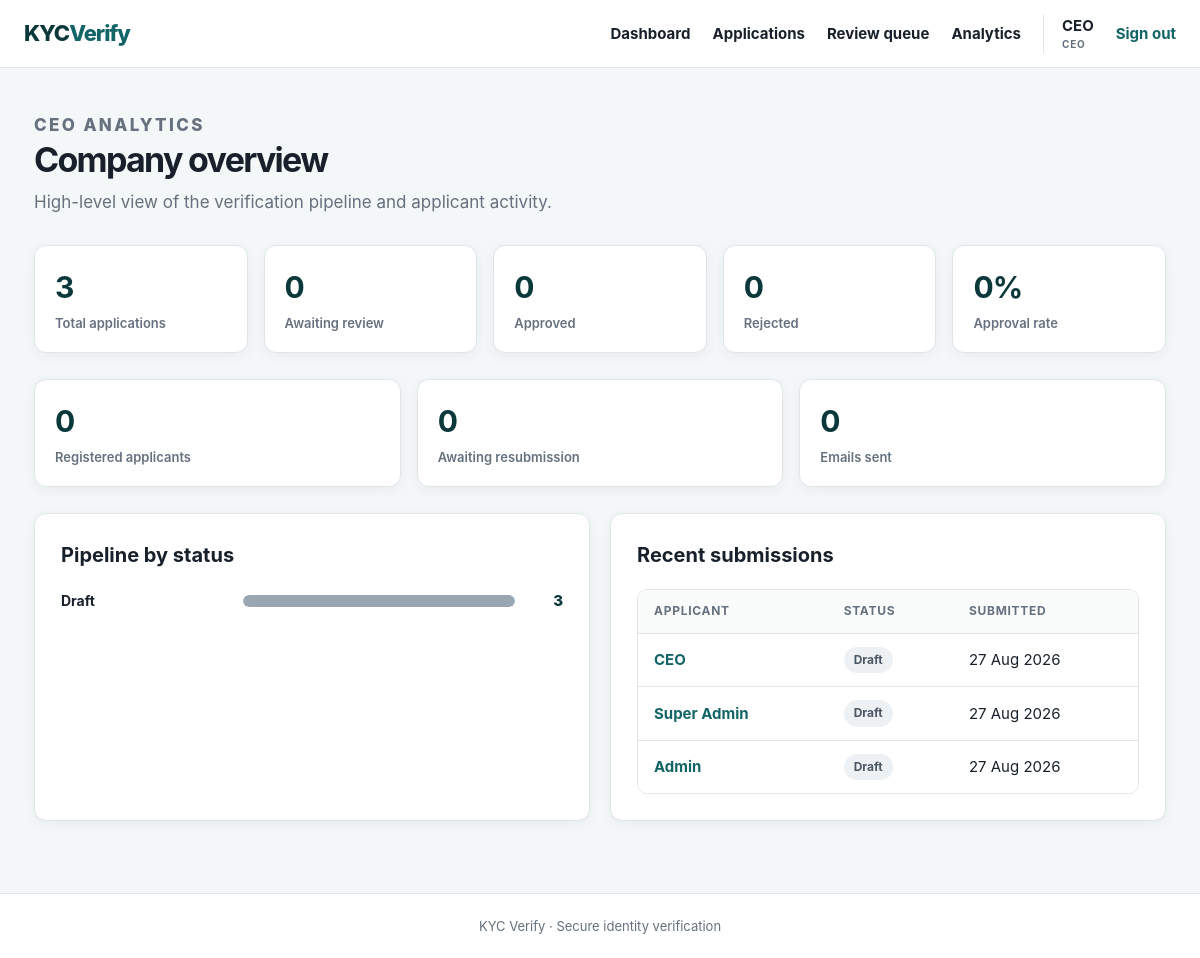
/?page=ceo (signed in), run on the app's committed database.
### tables this page shows
CREATE TABLE applications (
    id INT UNSIGNED AUTO_INCREMENT PRIMARY KEY,
    applicant_id INT UNSIGNED NOT NULL,
    reviewer_id INT UNSIGNED NULL,
    status ENUM(
        'DRAFT',
        'SUBMITTED',
        'UNDER_REVIEW',
        'APPROVED',
        'REJECTED',
        'RESUBMISSION_REQUESTED'
    ) NOT NULL DEFAULT 'DRAFT',
    full_name VARCHAR(160) NULL,
    date_of_birth DATE NULL,
    nationality VARCHAR(100) NULL,
    id_type VARCHAR(60) NULL,
    id_number VARCHAR(100) NULL,
    id_issue_date DATE NULL,
    issuing_district VARCHAR(100) NULL,
    review_notes TEXT NULL,
    reviewed_at DATETIME NULL,
    created_at TIMESTAMP NOT NULL DEFAULT CURRENT_TIMESTAMP,
    updated_at TIMESTAMP NOT NULL DEFAULT CURRENT_TIMESTAMP ON UPDATE CURRENT_TIMESTAMP,
    CONSTRAINT fk_applicant FOREIGN KEY (applicant_id) REFERENCES users (id) ON DELETE CASCADE,
    CONSTRAINT fk_reviewer FOREIGN KEY (reviewer_id) REFERENCES users (id) ON DELETE SET NULL,
    INDEX idx_status (status),
    INDEX idx_applicant (applicant_id),
    INDEX idx_updated (updated_at),
    INDEX idx_created (created_at)
);

CREATE TABLE users (
    id INT UNSIGNED AUTO_INCREMENT PRIMARY KEY,
    username VARCHAR(120) NOT NULL,
    email VARCHAR(190) NOT NULL UNIQUE,
    password_hash VARCHAR(255) NOT NULL,
    created_at TIMESTAMP NOT NULL DEFAULT CURRENT_TIMESTAMP
);

### index.php (called while the page is built, shortened)
<?php
require_once __DIR__ . '/functions.php';
require_once __DIR__ . '/layout.php';
$u    = user();
$page = $_GET['page'] ?? ($u ? 'dashboard' : 'login');
require __DIR__ . '/pages/' . $page . '.php';

### database.php (called while the page is built, shortened)
<?php
function db(): PDO {
    static $pdo = null;
    if ($pdo === null) {
        $pdo = new PDO('mysql:host=' . DB_HOST . ';dbname=' . DB_NAME . ';charset=utf8mb4', DB_USER, DB_PASS, [
            PDO::ATTR_ERRMODE => PDO::ERRMODE_EXCEPTION,
            PDO::ATTR_DEFAULT_FETCH_MODE => PDO::FETCH_ASSOC,
            PDO::ATTR_EMULATE_PREPARES => false,
        ]);
    }
    return $pdo;
}

### pages/ceo.php (the view, shortened to what this page needs)
<?php
$counts    = application_status_counts();
$total     = $counts['total'];
$byStatus  = $counts['by_status'];
$submitted = $byStatus['SUBMITTED'];
$underReview = $byStatus['UNDER_REVIEW'];
$approved  = $byStatus['APPROVED'];
$rejected  = $byStatus['REJECTED'];
$resubmits = $byStatus['RESUBMISSION_REQUESTED'];
$pending   = $submitted + $underReview;
$approvalRate = $total > 0 ? round($approved / $total * 100) : 0;
$applicants   = (int) db()->query("SELECT COUNT(*) FROM user_roles WHERE role = 'APPLICANT'")->fetchColumn();
$emails       = email_status_counts();
$emailsSent   = $emails['sent'];
?>
<div class="hero compact">
    <div>
        <p class="eyebrow">CEO ANALYTICS</p>
        <h1>Company overview</h1>
        <p>High-level view of the verification pipeline and applicant activity.</p>
    </div>
</div>
<div class="stats">
    <div class="stat"><strong><?= $total ?></strong><span>Total applications</span></div>
    <div class="stat"><strong><?= $pending ?></strong><span>Awaiting review</span></div>
    <div class="stat"><strong><?= $approved ?></strong><span>Approved</span></div>
    <div class="stat"><strong><?= $rejected ?></strong><span>Rejected</span></div>
    <div class="stat"><strong><?= $approvalRate ?>%</strong><span>Approval rate</span></div>
</div>
<div class="stats">
    <div class="stat"><strong><?= $applicants ?></strong><span>Registered applicants</span></div>
    <div class="stat"><strong><?= $resubmits ?></strong><span>Awaiting resubmission</span></div>
    <div class="stat"><strong><?= $emailsSent ?></strong><span>Emails sent</span></div>
</div>
<div class="grid-2">
    <div class="card">
        <h2>Pipeline by status</h2>
        <?php
        $rows = [];
        foreach ($byStatus as $status => $c) {
            if ($c > 0) {
                $rows[] = ['status' => $status, 'c' => $c];
            }
        }
        usort($rows, fn ($a, $b) => $b['c'] <=> $a['c']);
        $max  = max(array_column($rows, 'c') ?: [1]);
        if (!$rows): ?>
            <p class="empty">No applications yet.</p>
        <?php else: ?>
            <ul class="bars">
                <?php foreach ($rows as $row): ?>
                    <li>
                        <span class="bar-label"><?= e(format_status($row['status'])) ?></span>
                        <span class="bar-track"><span class="bar-fill badge-<?= status_class($row['status']) ?>" style="width: <?= round($row['c'] / $max * 100) ?>%"></span></span>
                        <span class="bar-value"><?= $row['c'] ?></span>
                    </li>
                <?php endforeach; ?>
            </ul>
        <?php endif; ?>
    </div>
    <div class="card">
        <h2>Recent submissions</h2>
        <?php
        $recent = db()->query('SELECT a.id, a.status, u.username applicant_name, a.created_at
                               FROM applications a JOIN users u ON u.id = a.applicant_id
                               ORDER BY a.created_at DESC LIMIT 8')->fetchAll();
        if (!$recent): ?>
            <p class="empty">Nothing submitted yet.</p>
        <?php else: ?>
            <div class="table-wrap">
                <table>
                    <thead><tr><th>Applicant</th><th>Status</th><th>Submitted</th></tr></thead>
                    <tbody>
                    <?php foreach ($recent as $a): ?>
                        <tr>
                            <td><a href="?page=application&id=<?= $a['id'] ?>"><?= e($a['applicant_name']) ?></a></td>
                            <td><?= badge($a['status']) ?></td>
                            <td><?= e(date('d M Y', strtotime($a['created_at']))) ?></td>
                        </tr>
                    <?php endforeach; ?>
                    </tbody>
                </table>
            </div>
        <?php endif; ?>
    </div>
</div>

### functions.php (shortened to what this page needs)
<?php
require_once __DIR__ . '/database.php';
function e(?string $value): string
{
    return htmlspecialchars((string) $value, ENT_QUOTES, 'UTF-8');
}
function application_status_counts(): array
{
    $byStatus = [
        'DRAFT'                    => 0,
        'SUBMITTED'                => 0,
        'UNDER_REVIEW'             => 0,
        'APPROVED'                 => 0,
        'REJECTED'                 => 0,
        'RESUBMISSION_REQUESTED'   => 0,
    ];
    $rows  = db()->query('SELECT status, COUNT(*) c FROM applications GROUP BY status')->fetchAll();
    $total = 0;
    foreach ($rows as $row) {
        $count = (int) $row['c'];
        $byStatus[$row['status']] = $count;
        $total += $count;
    }
    return ['total' => $total, 'by_status' => $byStatus];
}
function email_status_counts(): array
{
    $sent = 0;
    $failed = 0;
    $rows = db()->query('SELECT status, COUNT(*) c FROM email_logs GROUP BY status')->fetchAll();
    return ['sent' => $sent, 'failed' => $failed, 'total' => $sent + $failed];
}
function status_class(string $status): string
{
    return strtolower(str_replace('_', '-', $status));
}
function format_status(string $status): string
{
    return ucwords(strtolower(str_replace('_', ' ', $status)));
}
function badge(string $status): string
{
    return '<span class="badge badge-' . status_class($status) . '">' . e(format_status($status)) . '</span>';
}

### assets/style.css (style rules this page uses)
:root { --ink: #18212b; --muted: #65717e; --line: #dfe5e9; --paper: #ffffff; --bg: #f4f7f8; --brand: #126466; --brand-dark: #0b383b; --brand-soft: #e3f0f0; --success: #1d7a4f; --success-bg: #e6f4ec; --danger: #b53d3d; --danger-bg: #fbeaea; --warn: #9d6510; --warn-bg: #fdf6e7; --info: #245a9d; --info-bg: #e9f0fa; --radius: 12px; --shadow: 0 3px 12px rgba(28, 63, 73, 0.06); }
* { box-sizing: border-box; }
body { margin: 0; background: var(--bg); color: var(--ink); font: 15px/1.55 Inter, system-ui, -apple-system, BlinkMacSystemFont, "Segoe UI", sans-serif; min-height: 100vh; display: flex; flex-direction: column; }
a { color: var(--brand); font-weight: 650; text-decoration: none; }
.hero { display: flex; justify-content: space-between; align-items: end; margin-bottom: 30px; gap: 24px; }
.hero h1, .auth h1 { font-size: clamp(30px, 5vw, 46px); line-height: 1.08; margin: 4px 0 10px; letter-spacing: -1.7px; }
.hero p { margin: 0; color: var(--muted); font-size: 17px; }
.hero.compact h1 { font-size: 34px; }
.eyebrow { color: var(--brand); font-size: 11px; font-weight: 800; letter-spacing: 0.14em; margin: 0 0 6px; }
.card { background: var(--paper); border: 1px solid var(--line); border-radius: var(--radius); padding: 26px; margin: 20px 0; box-shadow: var(--shadow); }
.card h2 { font-size: 20px; margin: 0 0 18px; }
.grid-2 { display: grid; grid-template-columns: repeat(auto-fit, minmax(340px, 1fr)); gap: 20px; }
.grid-2 .card { margin: 0; }
.stats { display: grid; grid-template-columns: repeat(auto-fit, minmax(170px, 1fr)); gap: 16px; margin-bottom: 26px; }
.stat { background: var(--paper); border: 1px solid var(--line); border-radius: var(--radius); padding: 18px 20px; box-shadow: var(--shadow); }
.stat strong { display: block; font-size: 30px; letter-spacing: -1px; color: var(--brand-dark); }
.stat span { color: var(--muted); font-size: 13px; font-weight: 600; }
.table-wrap { overflow-x: auto; border: 1px solid var(--line); border-radius: 10px; }
table { width: 100%; border-collapse: collapse; background: var(--paper); }
th { text-align: left; font-size: 12px; text-transform: uppercase; letter-spacing: 0.06em; color: var(--muted); padding: 12px 16px; border-bottom: 1px solid var(--line); background: #fafcfc; white-space: nowrap; }
td { padding: 13px 16px; border-bottom: 1px solid var(--line); vertical-align: middle; }
tbody tr:last-child td { border-bottom: 0; }
.badge { display: inline-block; padding: 4px 10px; border-radius: 999px; font-size: 12px; font-weight: 700; white-space: nowrap; }
.badge-draft { background: #eef1f3; color: #4a5765; }
.bars { list-style: none; margin: 0; padding: 0; display: grid; gap: 14px; }
.bars li { display: grid; grid-template-columns: 170px 1fr 36px; align-items: center; gap: 12px; }
.bar-label { font-weight: 650; font-size: 14px; }
.bar-value { text-align: right; font-weight: 800; color: var(--brand-dark); }
.bar-track { background: #eef1f3; border-radius: 999px; height: 12px; overflow: hidden; display: block; }
.bar-fill { display: block; height: 100%; border-radius: 999px; }
.bar-fill.badge-draft { background: #9aa7b3; }

### data on the page
applications: applicant.username "CEO", status "Draft", created_at "27 Aug 2026"
applications: applicant.username "Super Admin", status "Draft", created_at "27 Aug 2026"
applications: applicant.username "Admin", status "Draft", created_at "27 Aug 2026"

### other printed values
$label "Dashboard"
$label "Applications"
$label "Review queue"
$label "Analytics"
$u['username'] "CEO"
role_label($u['role']) "CEO"
$total "3"
$pending "0"
$approved "0"
$rejected "0"
$approvalRate "0"
$applicants "0"
$resubmits "0"
$emailsSent "0"
format_status($row['status']) "Draft"
